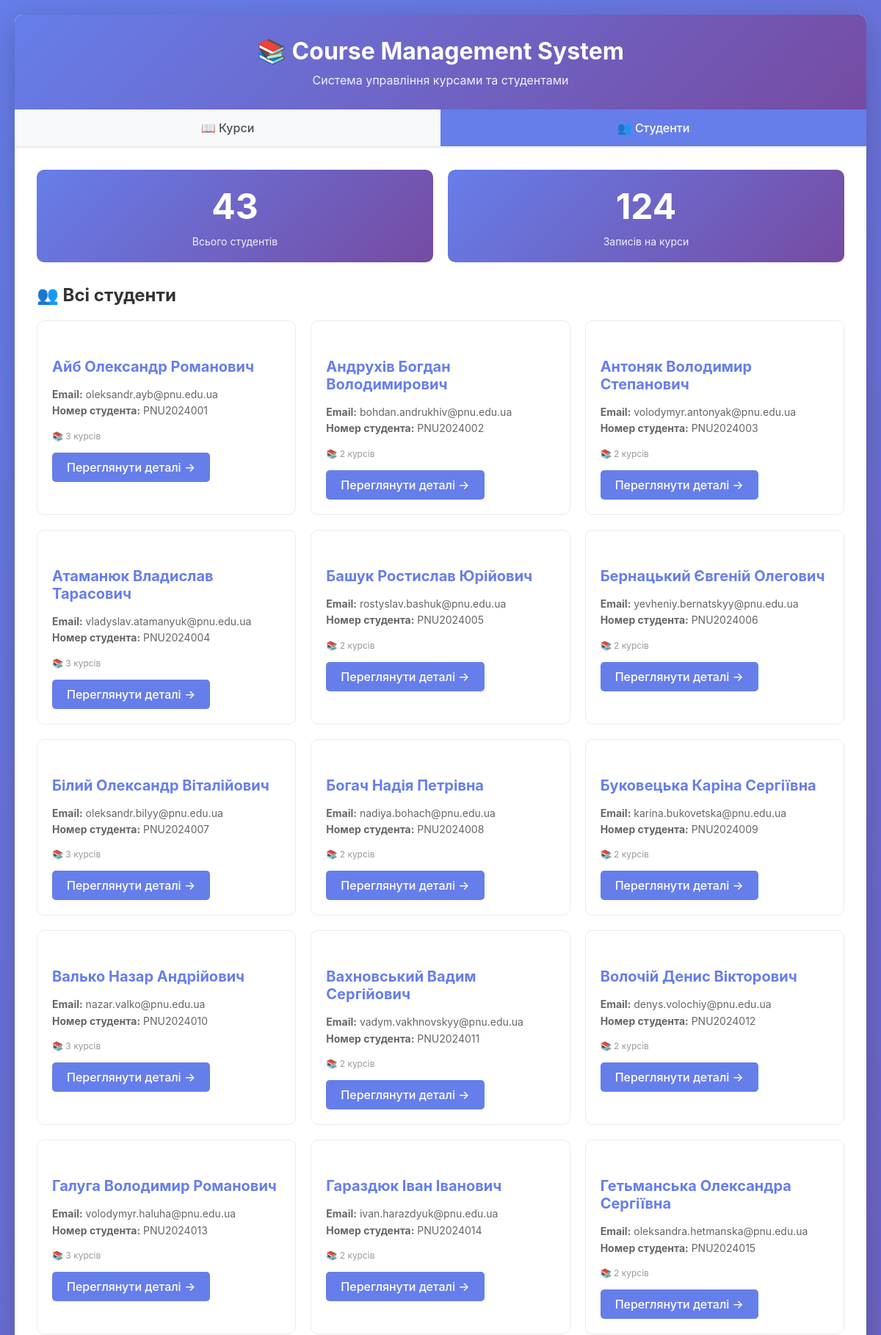
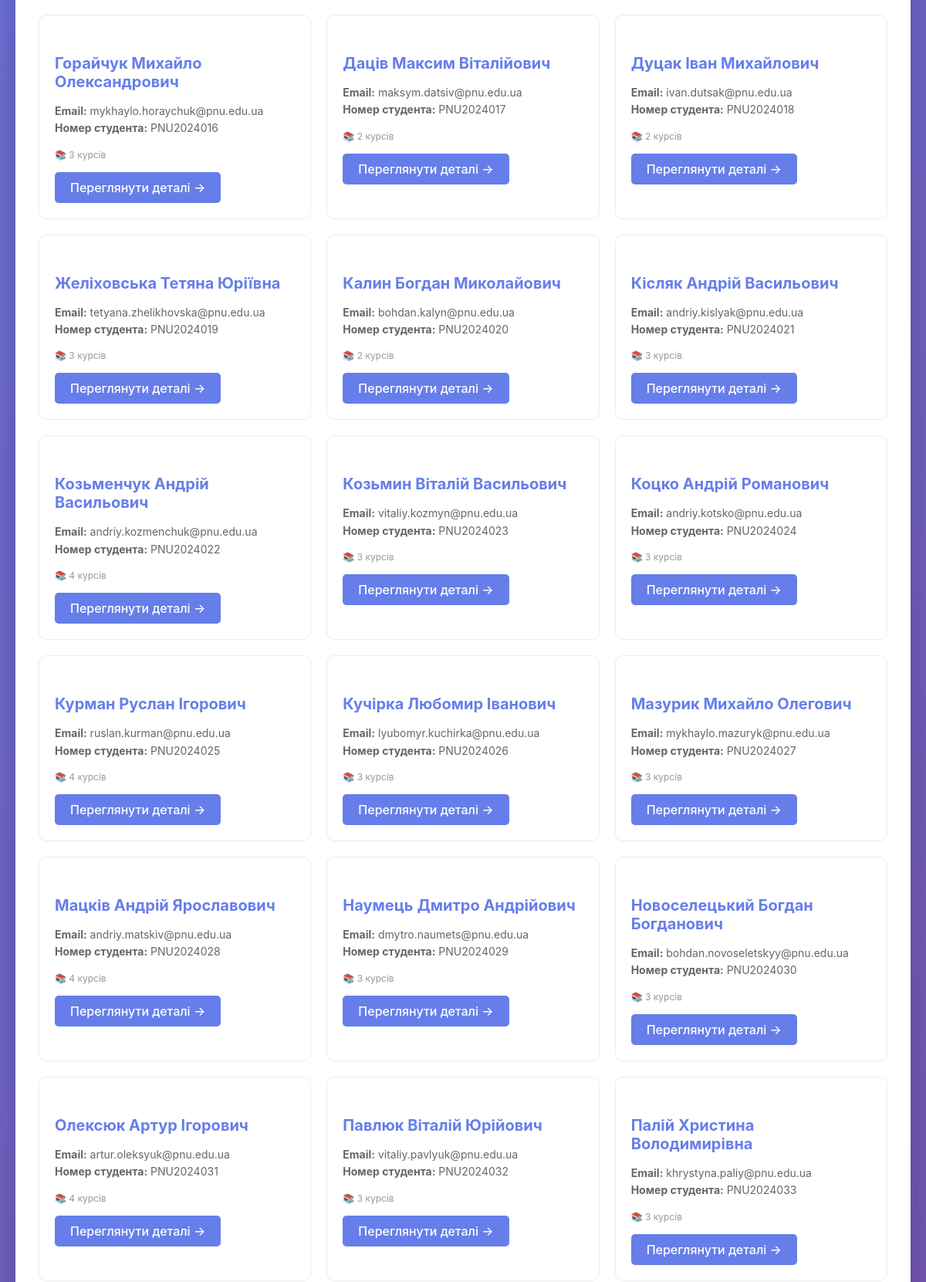
Page /index.php?action=students (upper part) on the committed database (2 pictures, top to bottom).
### tables this page shows
CREATE TABLE students (
    id INT AUTO_INCREMENT PRIMARY KEY,
    name VARCHAR(255) NOT NULL,
    email VARCHAR(255) NOT NULL UNIQUE,
    student_number VARCHAR(50) NOT NULL UNIQUE,
    created_at TIMESTAMP DEFAULT CURRENT_TIMESTAMP,
    updated_at TIMESTAMP DEFAULT CURRENT_TIMESTAMP ON UPDATE CURRENT_TIMESTAMP
);

### src/Database.php (called while the page is built, shortened)
<?php
class Database {
    private static $instance = null;
    private $connection;
    private function __construct() {
        try {
            $dsn = 'mysql:host=' . DB_HOST . ';dbname=' . DB_NAME . ';charset=utf8mb4';
            $this->connection = new PDO(
                $dsn,
                DB_USER,
                DB_PASS,
                [
                    PDO::ATTR_ERRMODE => PDO::ERRMODE_EXCEPTION,
                    PDO::ATTR_DEFAULT_FETCH_MODE => PDO::FETCH_ASSOC,
                ]
            );
        } catch (PDOException $e) {
            die('Помилка підключення до БД: ' . $e->getMessage());
        }
    }
    public static function getInstance() {
        if (self::$instance === null) {
            self::$instance = new self();
        }
        return self::$instance;
    }
    public function execute($sql, $params = []) {
        $stmt = $this->connection->prepare($sql);
        $stmt->execute($params);
        return $stmt;
    }
    public function fetchOne($sql, $params = []) {
        $stmt = $this->execute($sql, $params);
        return $stmt->fetch();
    }
    public function fetchAll($sql, $params = []) {
        $stmt = $this->execute($sql, $params);
        return $stmt->fetchAll();
    }
}

### src/Model.php (called while the page is built, shortened)
<?php
abstract class Model {
    protected static $table;
    protected $attributes = [];
    public function __construct($attributes = []) {
        $this->attributes = $attributes;
    }
    public function __get($name) {
        return $this->attributes[$name] ?? null;
    }
    public static function all() {
        $db = Database::getInstance();
        $records = $db->fetchAll('SELECT * FROM ' . static::$table);
        $instances = [];
        foreach ($records as $record) {
            $instances[] = new static($record);
        }
        return $instances;
    }
}

### src/Student.php (called while the page is built, shortened)
<?php
class Student extends Model {
    public function getCourseCount() {
        $db = Database::getInstance();
        $sql = '
            SELECT COUNT(*) as count FROM enrollments
            WHERE student_id = ?
        ';
        $result = $db->fetchOne($sql, [$this->attributes['id']]);
        return $result['count'] ?? 0;
    }
}

### views/students_index.php (the view, shortened to what this page needs)
<!DOCTYPE html>
<html lang="uk">
<head>
    <link rel="stylesheet" href="views/style.css">
</head>
<body>
    <div class="container">
        <header>
            <h1>📚 Course Management System</h1>
            <p>Система управління курсами та студентами</p>
        </header>
        <nav>
            <a href="index.php?action=courses" class="<?php echo $currentAction === 'courses' ? 'active' : ''; ?>">
                📖 Курси
            </a>
            <a href="index.php?action=students" class="<?php echo $currentAction === 'students' ? 'active' : ''; ?>">
                👥 Студенти
            </a>
        </nav>
        <main>
            <div class="stats">
                <div class="stat-box">
                    <div class="number"><?php echo count($students); ?></div>
                    <div class="label">Всього студентів</div>
                </div>
                <div class="stat-box">
                    <div class="number">
                        <?php
                        $totalEnrollments = 0;
                        foreach ($students as $student) {
                            $totalEnrollments += $student->getCourseCount();
                        }
                        echo $totalEnrollments;
                        ?>
                    </div>
                    <div class="label">Записів на курси</div>
                </div>
            </div>
            <h2>👥 Всі студенти</h2>
            <?php if (empty($students)): ?>
                <div class="empty-state">
                    <p>Немає жодного студента в системі</p>
                    <p style="font-size: 12px; color: #999;">Спочатку додайте студентів до бази даних</p>
                </div>
            <?php else: ?>
                <div class="grid">
                    <?php foreach ($students as $student): ?>
                        <div class="card">
                            <h3><?php echo htmlspecialchars($student->name); ?></h3>
                            <p class="description">
                                <strong>Email:</strong> <?php echo htmlspecialchars($student->email); ?><br>
                                <strong>Номер студента:</strong> <?php echo htmlspecialchars($student->student_number); ?>
                            </p>
                            <div class="meta">
                                <span>📚 <?php echo $student->getCourseCount(); ?> курсів</span>
                            </div>
                            <a href="index.php?action=student&id=<?php echo $student->id; ?>" class="btn">
                                Переглянути деталі →
                            </a>
                        </div>
                    <?php endforeach; ?>
                </div>
            <?php endif; ?>
        </main>
    </div>
</body>
</html>

### views/style.css (style rules this page uses)
* { margin: 0; padding: 0; box-sizing: border-box; }
body { font-family: -apple-system, BlinkMacSystemFont, 'Segoe UI', Roboto, Oxygen, Ubuntu, Cantarell, sans-serif; background: linear-gradient(135deg, #667eea 0%, #764ba2 100%); min-height: 100vh; padding: 20px; }
.container { max-width: 1200px; margin: 0 auto; background: white; border-radius: 10px; box-shadow: 0 10px 40px rgba(0,0,0,0.2); overflow: hidden; }
header { background: linear-gradient(135deg, #667eea 0%, #764ba2 100%); color: white; padding: 30px; text-align: center; }
header h1 { font-size: 32px; margin-bottom: 10px; }
header p { font-size: 16px; opacity: 0.9; }
nav { display: flex; background: #f8f9fa; border-bottom: 2px solid #e9ecef; }
nav a { flex: 1; padding: 15px 20px; text-align: center; text-decoration: none; color: #495057; font-weight: 500; transition: all 0.3s; }
nav a.active { background: #667eea; color: white; }
main { padding: 30px; min-height: 400px; }
.stats { display: grid; grid-template-columns: repeat(auto-fit, minmax(200px, 1fr)); gap: 20px; margin-bottom: 30px; }
.stat-box { background: linear-gradient(135deg, #667eea 0%, #764ba2 100%); color: white; padding: 20px; border-radius: 10px; text-align: center; }
.stat-box .number { font-size: 48px; font-weight: bold; margin-bottom: 10px; }
.stat-box .label { font-size: 14px; opacity: 0.9; }
.grid { display: grid; grid-template-columns: repeat(auto-fill, minmax(300px, 1fr)); gap: 20px; margin-top: 20px; }
.card { background: white; border: 1px solid #e9ecef; border-radius: 10px; padding: 20px; transition: all 0.3s; }
.card h3 { color: #667eea; margin-bottom: 15px; font-size: 20px; }
.card .description { color: #666; font-size: 14px; line-height: 1.6; margin-bottom: 15px; display: -webkit-box; -webkit-line-clamp: 3; -webkit-box-orient: vertical; overflow: hidden; }
.card .meta { display: flex; justify-content: space-between; font-size: 12px; color: #999; margin-bottom: 15px; }
.btn { display: inline-block; padding: 10px 20px; background: #667eea; color: white; text-decoration: none; border-radius: 5px; font-weight: 500; transition: all 0.3s; text-align: center; }
h2 { color: #333; margin-bottom: 20px; font-size: 24px; }
h3 { color: #333; margin: 30px 0 15px 0; font-size: 20px; }

### rows in the picture
students: name "Айб Олександр Романович", email "oleksandr.ayb@pnu.edu.ua", student_number "PNU2024001", CourseCount "3"
students: name "Андрухів Богдан Володимирович", email "bohdan.andrukhiv@pnu.edu.ua", student_number "PNU2024002", CourseCount "2"
students: name "Антоняк Володимир Степанович", email "volodymyr.antonyak@pnu.edu.ua", student_number "PNU2024003", CourseCount "2"
students: name "Атаманюк Владислав Тарасович", email "vladyslav.atamanyuk@pnu.edu.ua", student_number "PNU2024004", CourseCount "3"
students: name "Башук Ростислав Юрійович", email "rostyslav.bashuk@pnu.edu.ua", student_number "PNU2024005", CourseCount "2"
students: name "Бернацький Євгеній Олегович", email "yevheniy.bernatskyy@pnu.edu.ua", student_number "PNU2024006", CourseCount "2"
students: name "Білий Олександр Віталійович", email "oleksandr.bilyy@pnu.edu.ua", student_number "PNU2024007", CourseCount "3"
students: name "Богач Надія Петрівна", email "nadiya.bohach@pnu.edu.ua", student_number "PNU2024008", CourseCount "2"
students: name "Буковецька Каріна Сергіївна", email "karina.bukovetska@pnu.edu.ua", student_number "PNU2024009", CourseCount "2"
students: name "Валько Назар Андрійович", email "nazar.valko@pnu.edu.ua", student_number "PNU2024010", CourseCount "3"
students: name "Вахновський Вадим Сергійович", email "vadym.vakhnovskyy@pnu.edu.ua", student_number "PNU2024011", CourseCount "2"
students: name "Волочій Денис Вікторович", email "denys.volochiy@pnu.edu.ua", student_number "PNU2024012", CourseCount "2"
students: name "Галуга Володимир Романович", email "volodymyr.haluha@pnu.edu.ua", student_number "PNU2024013", CourseCount "3"
students: name "Гараздюк Іван Іванович", email "ivan.harazdyuk@pnu.edu.ua", student_number "PNU2024014", CourseCount "2"
students: name "Гетьманська Олександра Сергіївна", email "oleksandra.hetmanska@pnu.edu.ua", student_number "PNU2024015", CourseCount "2"
students: name "Горайчук Михайло Олександрович", email "mykhaylo.horaychuk@pnu.edu.ua", student_number "PNU2024016", CourseCount "3"
students: name "Даців Максим Віталійович", email "maksym.datsiv@pnu.edu.ua", student_number "PNU2024017", CourseCount "2"
students: name "Дуцак Іван Михайлович", email "ivan.dutsak@pnu.edu.ua", student_number "PNU2024018", CourseCount "2"
students: name "Желіховська Тетяна Юріївна", email "tetyana.zhelikhovska@pnu.edu.ua", student_number "PNU2024019", CourseCount "3"
students: name "Калин Богдан Миколайович", email "bohdan.kalyn@pnu.edu.ua", student_number "PNU2024020", CourseCount "2"
students: name "Кісляк Андрій Васильович", email "andriy.kislyak@pnu.edu.ua", student_number "PNU2024021", CourseCount "3"
students: name "Козьменчук Андрій Васильович", email "andriy.kozmenchuk@pnu.edu.ua", student_number "PNU2024022", CourseCount "4"
students: name "Козьмин Віталій Васильович", email "vitaliy.kozmyn@pnu.edu.ua", student_number "PNU2024023", CourseCount "3"
students: name "Коцко Андрій Романович", email "andriy.kotsko@pnu.edu.ua", student_number "PNU2024024", CourseCount "3"
students: name "Курман Руслан Ігорович", email "ruslan.kurman@pnu.edu.ua", student_number "PNU2024025", CourseCount "4"
students: name "Кучірка Любомир Іванович", email "lyubomyr.kuchirka@pnu.edu.ua", student_number "PNU2024026", CourseCount "3"
students: name "Мазурик Михайло Олегович", email "mykhaylo.mazuryk@pnu.edu.ua", student_number "PNU2024027", CourseCount "3"
students: name "Мацків Андрій Ярославович", email "andriy.matskiv@pnu.edu.ua", student_number "PNU2024028", CourseCount "4"
students: name "Наумець Дмитро Андрійович", email "dmytro.naumets@pnu.edu.ua", student_number "PNU2024029", CourseCount "3"
students: name "Новоселецький Богдан Богданович", email "bohdan.novoseletskyy@pnu.edu.ua", student_number "PNU2024030", CourseCount "3"
students: name "Олексюк Артур Ігорович", email "artur.oleksyuk@pnu.edu.ua", student_number "PNU2024031", CourseCount "4"
students: name "Павлюк Віталій Юрійович", email "vitaliy.pavlyuk@pnu.edu.ua", student_number "PNU2024032", CourseCount "3"
students: name "Палій Христина Володимирівна", email "khrystyna.paliy@pnu.edu.ua", student_number "PNU2024033", CourseCount "3"

### other values in the picture
count($students) "43"
$totalEnrollments "124"
